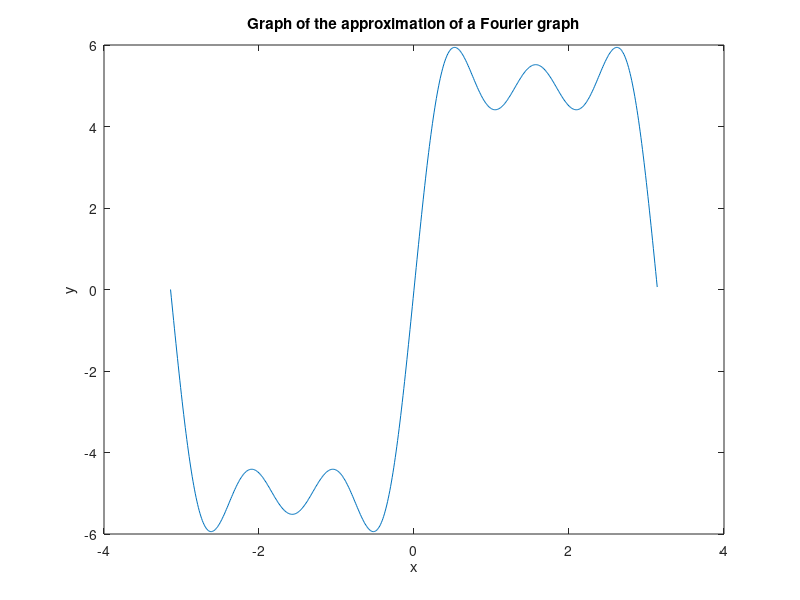

The MATLAB source for this figure:
%This script attempts to approximate a periodic function in the form of
%f(x) = -k when -pi < x < 0 and = k when 0 < x < pi
%Feb 7, 2018
%Martin Yang ENSC 180
k = input('Enter the magnitude of the maximum and minimum value of the function');
x = -pi:0.01:pi;
N = input('Enter the upper limit of the summation approximation');

approximation = zeros(1,length(x));


for i = 1:1:length(x)
    approx = 0;
    for n = 1:N
        Bn = (2*k*(1-cos(n*pi)))/(n*pi);
        sum = Bn*sin(n*x(i));
        approx = approx + sum;
    end
    approximation(i) = approx;
end



plot(x, approximation)
xlabel('x')
ylabel('y')
title('Graph of the approximation of a Fourier graph')
